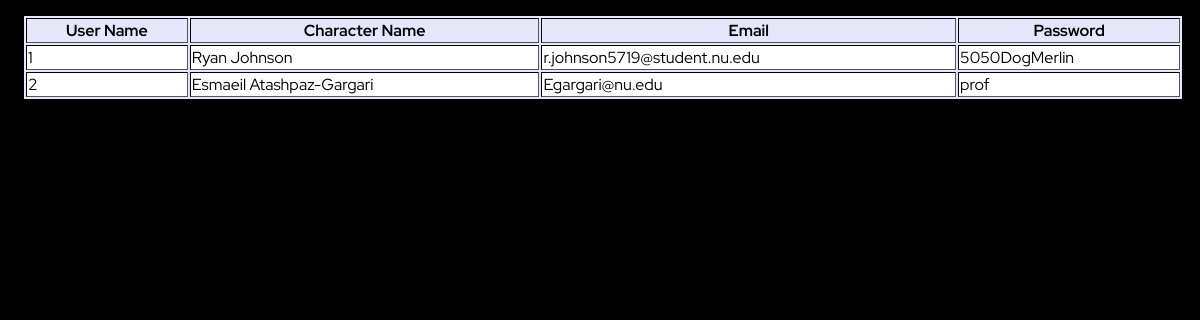
The page /CSC680ProjectRyanJohnson/newCharacterSheet.php on the database its author committed.
### tables this page shows
CREATE TABLE `user` (
  `user_id` int(10) UNSIGNED NOT NULL,
  `user_name` varchar(50) NOT NULL,
  `user_email` varchar(50) NOT NULL,
  `user_password` varchar(50) NOT NULL
);

### CSC680ProjectRyanJohnson/newCharacterSheet.php (the view, shortened to what this page needs)
<HTML lang='en'>
<head>
<link rel="stylesheet" href="projectCSS.css">
</head>
<body>
    <?php
$Server_name = "localhost";
$db_name = "rpgcharactersheet";
$user_name = "root";
$password = "";
$mysqli = new mysqli($Server_name, $user_name, $password, $db_name);
$all_users = $mysqli->query("SELECT * FROM user");
    echo "<pre>";
    echo "<table class = 'Tbl' border='1' width = '80%'>";
    echo "<tr>";
    echo "<th>User Name</th>";
    echo "<th>Character Name</th>";
    echo "<th>Email</th>";
    echo "<th>Password</th>";
    echo "</tr>";
    while($one_user = $all_users->fetch_assoc()){
        echo "<tr>";
        echo "<td>".$one_user['user_id']."</td>";
        echo "<td>".$one_user['user_name']."</td>";
        echo "<td>".$one_user['user_email']."</td>";
        echo "<td>".$one_user['user_password']."</td>";
        echo "</tr>";
    }
    echo "</table>";
    echo "</pre>";
    ?>
</body>
</HTML>

### CSC680ProjectRyanJohnson/projectCSS.css (style rules this page uses)
body { background-color: black; }
table { font-family: 'Red Hat Display', sans-serif; background-color: lavender; width: 98%; margin: 15px; align-content: center; border: 1px solid black; }
td { background-color: white; }

### rows shown on the page
user: user_id "1", user_name "Ryan Johnson", user_email "r.johnson5719@student.nu.edu", user_password "5050DogMerlin"
user: user_id "2", user_name "Esmaeil Atashpaz-Gargari", user_email "Egargari@nu.edu", user_password "prof"
